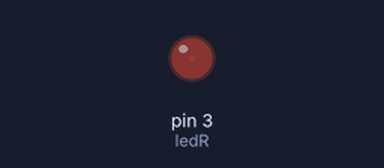
The sketch below on a simulated Arduino Uno, built with avr-gcc and run on an emulated ATmega328P. On the bench: output pins drawn as LEDs (lit = HIGH).

Above: at 0.05 s.
At 0.5 s:
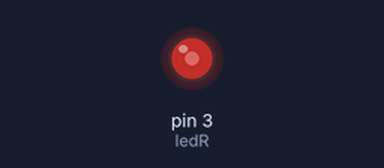
At 0.75 s:
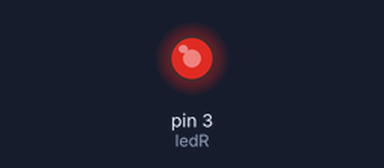
At 1.0 s:
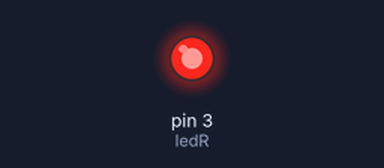
Timing chart, 0 to 3.0 s (numbered marks = the images above):
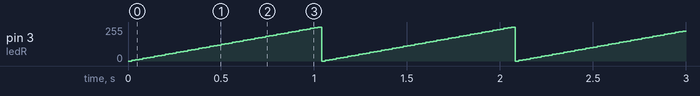

Measured:
- by itself, pin 3 (ledR): ramps from 0/255 to 255/255 and jumps back, once every 1.0 s

The sketch:

ARnn_4_led_start.ino
```cpp
/*
 Dimming 4 leds
 */

int ledR = 3;    // LED connected to digital pin 3
int ledG = 5;
int ledB = 6;
int ledY = 9;

int dimTime = 20;

void setup()  {
  // nothing happens in setup
}

void loop()  {
  // fade in from min to max in increments of 5 points:
  for(int fadeValue = 0 ; fadeValue <= 255; fadeValue +=5) {
    // sets the value (range from 0 to 255):
    analogWrite(ledR, fadeValue);
    // wait for 20 milliseconds to see the dimming effect
    delay(dimTime);
  }

  // fade out from max to min in increments of 5 points:


}
```
